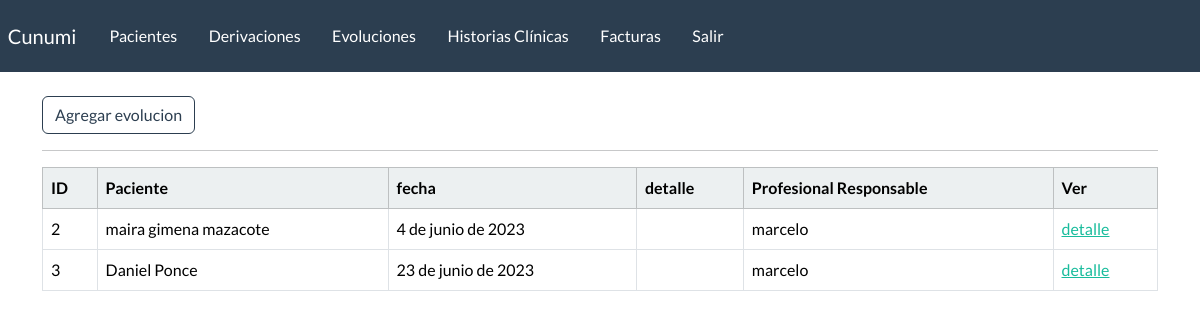
Before: /listar-evoluciones/ (signed in) with the older database file.
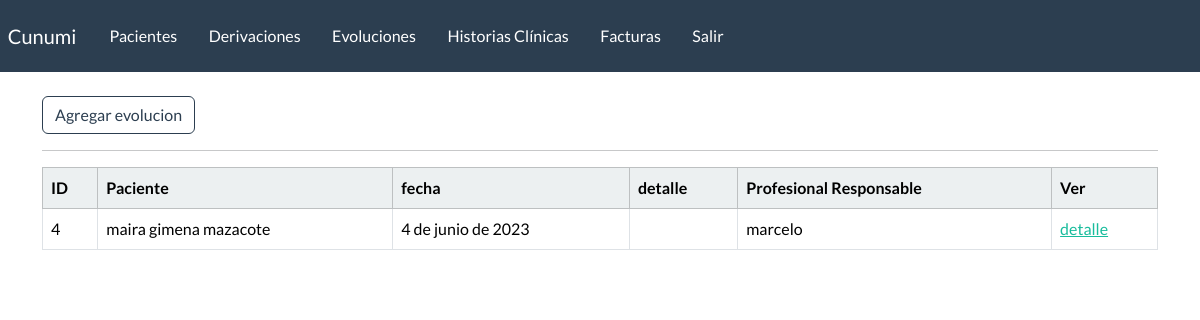
After: the same page with the newer database file.
### webapp/models.py (models this page shows, shortened)
class evolucion(models.Model):
    paciente = models.ForeignKey(
        paciente, on_delete=models.CASCADE, blank=False)
    fecha = models.DateField(blank=True, null=True)
    detalle = models.TextField(blank=True)
    profesional_responsable = models.ForeignKey(User, on_delete=models.CASCADE, blank=False)

class paciente(models.Model):
    nombre = models.CharField(max_length=100)
    apellido = models.CharField(max_length=100, blank=True)
    dni = models.CharField(max_length=100, blank=True)
    telefono = models.CharField(max_length=100, blank=True)
    email = models.EmailField(blank=True)
    edad = models.IntegerField(blank=True)
    fecha_inicio = models.DateField(blank=True, null=True)
    responables = models.CharField(max_length=200, blank=True)
    motivo_consulta = models.CharField(max_length=200, blank=True)
    derivado = models.BooleanField(default=False)
    email = models.EmailField(blank=True)
    estado_choices = (
        ('activo', 'activo'),
        ('inactivo', 'inactivo'),
        ('alta', 'alta'),
        ('derivado', 'derivado'))
    estado = models.CharField(max_length=20, choices=estado_choices, default='activo')
    profesional_responsable = models.ForeignKey(User, on_delete=models.CASCADE, blank=True)
    def __str__(self):
        return f"{self.nombre} {self.apellido}"

### webapp/views.py (the view)
# urls.py: path('listar-evoluciones/',  views.listar_evoluciones, name='listar_evoluciones'),
@permission_required('webapp.view_evolucion')
def listar_evoluciones(request):
    evoluciones = evolucion.objects.all().order_by('fecha')
    data = {
        'evoluciones': evoluciones
    }
    return render(request, 'webapp/evolucion/listar.html', data)

### webapp/templates/webapp/evolucion/listar.html
{% extends 'webapp/base.html' %}
{% block content %}
<a class="btn btn-outline-primary btn-small" href="{% url 'agregar_evolucion' %}">
    Agregar evolucion
</a>
<hr>
    <table class="table table-hover table-bordered">
        <thead class="table-light">
            <tr>
                <th scope="col">ID</th>
                <th scope="col">Paciente</th>
                <th scope="col">fecha</th>
                <th scope="col">detalle</th>
                <th scope="col">Profesional Responsable</th>
                <th scope="col">Ver</th>
            </tr>
        </thead>
        <tbody>
            {% if evoluciones %}
            {% for evolucion in evoluciones %}
            <tr>
                <td>{{evolucion.id}}</td>
                <td>{{evolucion.paciente}}</td>
                <td>{{evolucion.fecha}}</td>
                <td>{{evolucion.detalle|truncatechars:15}}</td>
                <td>{{evolucion.profesional_responsable}}</td>
                <td><a href="{% url 'detalle_evolucion' evolucion.id %}">detalle</a></td>
            </tr>
            {% endfor %}
            {% endif %}
        </tbody>
    </table>
{% endblock %}

Changed rows visible on the page:
removed evolucion: id "2", paciente "maira gimena mazacote", fecha "4 de junio de 2023", profesional_responsable "marcelo"
removed evolucion: id "3", paciente "Daniel Ponce", fecha "23 de junio de 2023", profesional_responsable "marcelo"
added evolucion: id "4", paciente "maira gimena mazacote", fecha "4 de junio de 2023", profesional_responsable "marcelo"
